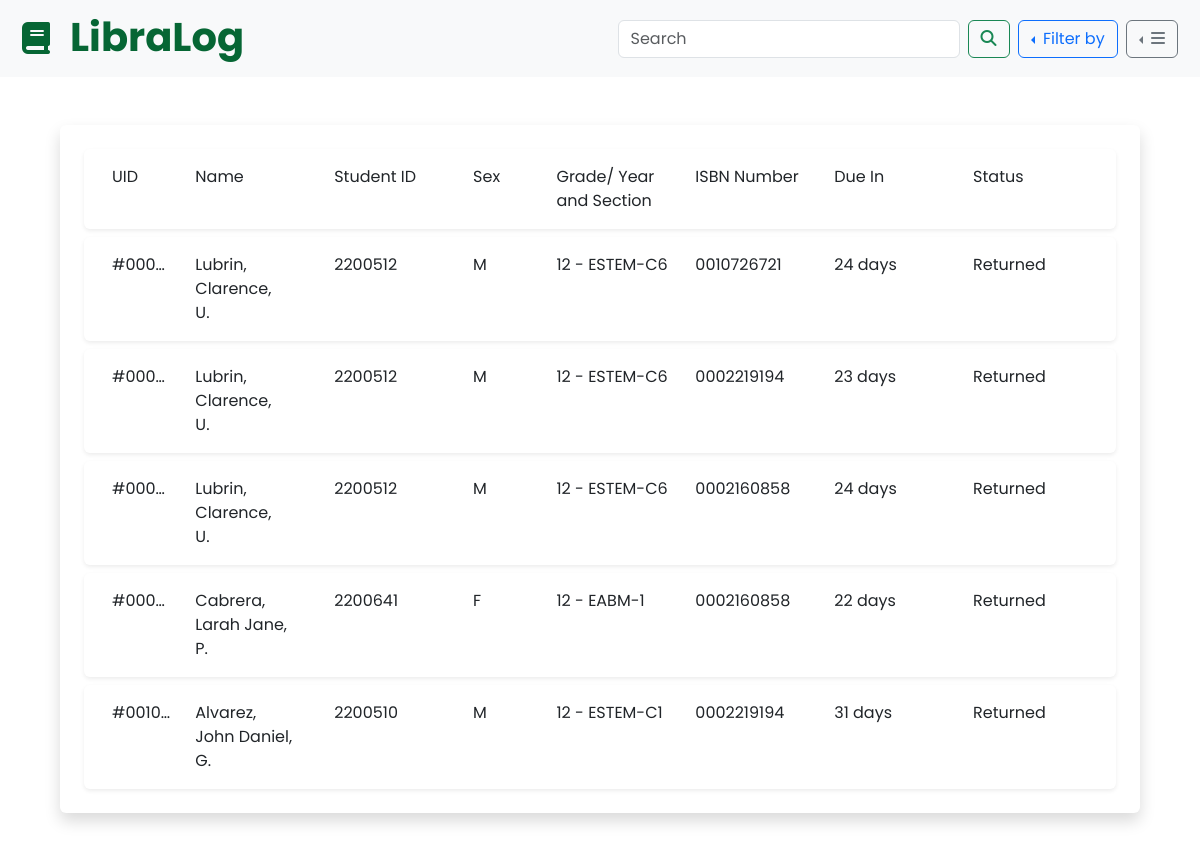
Page /index.php?search=true on the committed database.
### tables this page shows
CREATE TABLE `log` (
  `logID` int(100) NOT NULL,
  `uid` varchar(100) NOT NULL,
  `dateOfBorrowing` datetime NOT NULL,
  `dueDate` date NOT NULL,
  `dateReturned` datetime NOT NULL,
  `isbn` varchar(100) NOT NULL,
  `isReturned` tinyint(1) NOT NULL
);

CREATE TABLE `users` (
  `uid` varchar(100) NOT NULL,
  `firstName` varchar(100) NOT NULL,
  `middleName` varchar(100) NOT NULL,
  `lastName` varchar(100) NOT NULL,
  `sex` varchar(100) NOT NULL,
  `studentID` int(100) NOT NULL,
  `dep` varchar(100) NOT NULL,
  `gradeYear` int(100) NOT NULL,
  `section` varchar(100) NOT NULL
);

### index.php (the view, shortened to what this page needs)
<?php
include 'function/db_conn.php';
if(isset($_GET['search'])){
    $search = strval($_GET['search']);
    if(strtolower($search) == 'true'){
        $sql = "SELECT * FROM `log` INNER JOIN `users` ON log.uid = users.uid WHERE isReturned=1";
    }
}
else{
    $sql = "SELECT * FROM `log` INNER JOIN `users` ON log.uid = users.uid";
}
?>
<!DOCTYPE html>
<html lang="en">
<head>
    <link rel="stylesheet" href="https://cdnjs.cloudflare.com/ajax/libs/font-awesome/6.5.1/css/all.min.css" />
    <link rel="stylesheet" href="bootstrap/css/bootstrap.min.css">
</head>
<body style="background-image: url(image/tesselate.png); font-family: 'Poppins', serif;">
    <nav class="navbar navbar-expand-lg bg-body-tertiary">
        <div class="container-fluid">
            <a href="index.php"><i class="fa-solid fa-book fa-2xl" style="color: #066634; padding-right: 20px; padding-left: 10px;"></i></a>
            <h1 style="padding-right: 30px; padding-top: 5px; color: #066634;"><b>LibraLog</b></h1>
            <div class="collapse navbar-collapse justify-content-end" style="padding-right: 10px;" id="navbarNavDropdown">
                <div class="d-flex  align-items-center">
                    <form class="d-flex" role="search">
                        <input type="search" class="form-control" name="search" placeholder="Search" required>
                        <button type="submit" class="btn btn-outline-success ms-2"><i class="fa-solid fa-magnifying-glass"></i></button>
                    </form>
                    <div class="btn-group dropstart">
                        <button class="btn btn-outline-primary dropdown-toggle ms-2" type="button" data-bs-toggle="dropdown" aria-expanded="false">
                            Filter by
                        </button>
                    </div>
                    <div class="btn-group dropstart">
                        <button class="btn btn-outline-secondary dropdown-toggle ms-2" type="button" data-bs-toggle="dropdown" aria-expanded="false">
                            <i class="fa-solid fa-bars"></i>
                        </button>
                    </div>
                </div>
            </div>
        </div>
    </nav>
    <div class="container-fluid">
        <div class="row">
            <div class="col">
                <div style="background-color: white;" class="shadow rounded p-3 m-5 mt-5">
                    <div class="row shadow-sm border-none rounded p-3 m-2 color-danger">
                            <div class="col-1">UID</div>
                            <div class="col">Name</div>
                            <div class="col">Student ID</div>
                            <div class="col-1">Sex</div>
                            <div class="col">Grade/ Year and Section</div>
                            <div class="col">ISBN Number</div>
                            <div class="col">Due In</div>
                            <div class="col">Status</div>
                    </div>
                    <?php
                    $result = mysqli_query($conn, $sql);
                    while($row = mysqli_fetch_assoc($result)){
                            $origin = date_create(date('Y-m-d H:i:s'));
                            $target = date_create(date('Y-m-d H:i:s',strtotime($row['dueDate'])));
                            $interval = date_diff($origin, $target);
                            $dueIn = $interval->format('%a days <br> %H:%I:%S');
                            if ($interval->format('%R%a') > 0){
                                $dueIn = $interval->format('%a days');
                                $statusFromCalcDate = "Not Returned";
                            }
                        ?>
                        <a class="nav-link" data-bs-toggle="modal" data-bs-target="#userInfo-<?php echo $row['uid']?>" >
                            <div class="row card-hoverable shadow-sm rounded p-3 m-2">
                                <div class="col-1 text-truncate"> #<?php echo $row['uid']?></div>
                                <div class="col text-truncate"> <?php echo $row['lastName'] . ', <br>' . $row['firstName'] . ', <br>' . $row['middleName'][0] . '.' ?></div>
                                <div class="col text-truncate"> <?php echo $row['studentID']?></div>
                                <div class="col-1 text-truncate"> <?php echo $row['sex'][0]?></div>
                                <div class="col text-truncate"> <?php echo $row['gradeYear'] . ' - ' . $row['section']?></div>
                                <div class="col text-truncate"> <?php echo $row['isbn']?></div>
                                <div class="col text-truncate"> <?php echo $dueIn;?></div>
                                <div class="col text-truncate"> <?php if($row['isReturned'] == 1){ echo 'Returned';} else{ echo $statusFromCalcDate;}?></div>
                            </div>
                        </a>
                        <?php
                    }
                    ?>
                </div>
            </div>
        </div>
    </div>
</body>
</html>

### rows in the picture
log: uid.uid "000…", uid.lastName "Lubrin", uid.firstName "Clarence", uid.middleName "U", uid.studentID "2200512", uid.sex "M", uid.gradeYear "12", uid.section "ESTEM-C6", isbn "0010726721", dueDate "24 days", isReturned "Returned"
log: uid.uid "000…", uid.lastName "Lubrin", uid.firstName "Clarence", uid.middleName "U", uid.studentID "2200512", uid.sex "M", uid.gradeYear "12", uid.section "ESTEM-C6", isbn "0002219194", dueDate "23 days", isReturned "Returned"
log: uid.uid "000…", uid.lastName "Lubrin", uid.firstName "Clarence", uid.middleName "U", uid.studentID "2200512", uid.sex "M", uid.gradeYear "12", uid.section "ESTEM-C6", isbn "0002160858", dueDate "24 days", isReturned "Returned"
log: uid.uid "000…", uid.lastName "Cabrera", uid.firstName "Larah Jane", uid.middleName "P", uid.studentID "2200641", uid.sex "F", uid.gradeYear "12", uid.section "EABM-1", isbn "0002160858", dueDate "22 days", isReturned "Returned"
log: uid.uid "0010…", uid.lastName "Alvarez", uid.firstName "John Daniel", uid.middleName "G", uid.studentID "2200510", uid.sex "M", uid.gradeYear "12", uid.section "ESTEM-C1", isbn "0002219194", dueDate "31 days", isReturned "Returned"
